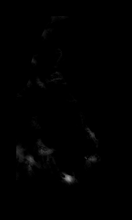
%> input picture alg1/rdb005ll.tif, 132 x 220 px, shrunk from 650 x 1080 before the run; its folder holds only this picture in this run
$ octave main_Haussdorf.m   (GNU Octave 9; MATLAB toolbox functions it lacks are replaced by stand-ins)
%> lines starting %> are read from the running program, lines starting %| are printed output that depends on the picture; in (x1, y1, x2, y2) boxes, pixels count from 0 and x2, y2 are one past the last pixel; in counts of white or black regions, pixels touching at a corner belong together; the program's own positions count from 1
### code/getHausDistance.m
function hausDistance = getHausDistance(Im1, Im2)
%Returns Haussdorf distance between two binary images Im1 and Im2

%Initialize hausDistance as an impossible distane so that it will
%certainly be updated (bubble sort type strategy)
hausDistance12 = -1;

% Hausdorf distance between Im1 and Im2
% for each pixel in Im1
for u = 1:size(Im1, 1)
    for v = 1:size(Im1, 2)
        %assume a very large min distance (bubble sort type strategy)
        mindistance = 1e7;
        %check if its value = 1
        if (Im1(u, v) > 0)
            %if yes, find the minimum distance between it and
            %a non-zero pixel in Im2
            for i = 1:size(Im2 ,1)
                for j = 1:size(Im2 ,2)
                    if (Im2(i, j) > 0)
                        distance = sqrt((u - i)^2 + (v - j)^2);
                        if (distance < mindistance)
                            mindistance = distance;
                        end
                    end
                end
            end

            %update current estimate of hausDorf distance if a bigger
            %minimum distance has been found
            if (mindistance > hausDistance12)
                hausDistance12 = mindistance;
            end
        end

    end
end


%Initialize hausDistance as an impossible distane so that it will
%certainly be updated (bubble sort type strategy)
hausDistance21 = -1;

% Hausdorf distance between Im2 and Im1
% for each pixel in Im2
for u = 1:size(Im2, 1)
    for v = 1:size(Im2, 2)
        %assume a very large min distance (bubble sort type strategy)
        mindistance = 1e7;
        %check if its value = 1
        if (Im2(u, v) > 0)
            %if yes, find the minimum distance between it and
            %a non-zero pixel in Im1
            for i = 1:size(Im1 ,1)
                for j = 1:size(Im1 ,2)
                    if (Im1(i, j) > 0)
                        distance = sqrt((u - i)^2 + (v - j)^2);
                        if (distance < mindistance)
                            mindistance = distance;
                        end
                    end
                end
            end

            %update current estimate of hausDorf distance if a bigger
            %minimum distance has been found
            if (mindistance > hausDistance21)
                hausDistance21 = mindistance;
            end
        end

    end
end

hausDistance = max(hausDistance12, hausDistance21);

end

### code/main_Haussdorf.m

clc; clear all; close all;
%%
groundPath  = 'Ground Truth\';
alg1 = 'alg1\';  % change for diff algo1,2,3,4,5,6

%Haussdorf distance will be computed for this threshold
threshold = 50;

algfiles = dir([alg1, '*.tif']);

%Prepare images
Imalg = imread([alg1, algfiles(1).name]);  %change for different images algfiles(1),(2),(3),(4)
%> Imalg is the input picture: size 220x132 uint8; min 0, max 159, mean 1
Imalg = Imalg > threshold;
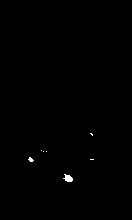
%> Imalg: size 220x132 logical; 0.28% white; 7 white regions (6 under 20 px), largest, box (x1, y1, x2, y2) and area: (63, 174, 73, 182) 51

Imground = imread([groundPath, algfiles(1).name]);  %change for different ground images algfiles(1),(2),(3),(4)
Imground = (Imground > 0);
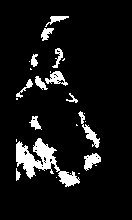
%> Imground: size 220x132 logical; 8.2% white; 27 white regions (14 under 20 px), largest, box (x1, y1, x2, y2) and area: (16, 138, 80, 187) 1105, (78, 111, 100, 148) 209, (84, 153, 101, 171) 179

hausdIm12 = getHausDistance(Imalg, Imground)
%> after the loop in getHausDistance, `for u = 1:size(Im1, 1)`: distance = 5.83; hausDistance12 = 0
%> (the run ends here)
